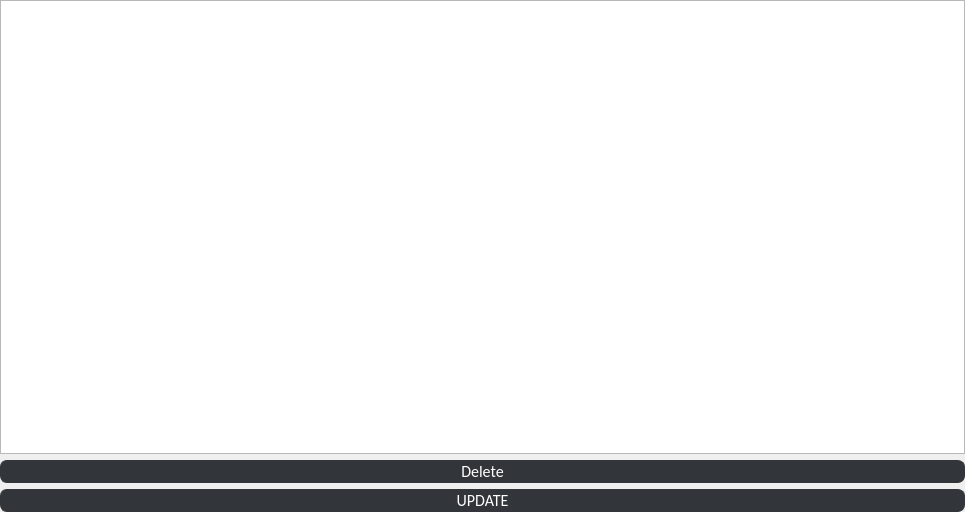
            <widget class="QWidget" name="ClientsArea">
             <property name="geometry">
              <rect>
               <x>0</x>
               <y>0</y>
               <width>965</width>
               <height>512</height>
              </rect>
             </property>
             <layout class="QVBoxLayout" name="ClientVerticalLayout">
              <property name="leftMargin">
               <number>0</number>
              </property>
              <property name="topMargin">
               <number>0</number>
              </property>
              <property name="rightMargin">
               <number>0</number>
              </property>
              <property name="bottomMargin">
               <number>0</number>
              </property>
              <item>
               <widget class="QTableView" name="ClientTableView">
                <property name="styleSheet">
                 <string notr="true">color:rgb(255, 186, 74);</string>
                </property>
                <property name="selectionBehavior">
                 <enum>QAbstractItemView::SelectRows</enum>
                </property>
               </widget>
              </item>
              <item>
               <widget class="QPushButton" name="ClientDeleteButton">
                <property name="styleSheet">
                 <string notr="true">QPushButton
{
	background-color:rgb(50, 53, 57);
	border-style:solid;
	border-radius:7px;
	border-width:1px;
border-color: rgb(50, 53, 57);
	color:#ffffff;
	font-size:16px;
font-family:Calibri;
}

QPushButton:hover
{
	background-color: #00000000;
	border-color:red;
	/*color:rgb(30, 227, 0);*/
}

QPushButton:focus
{
	background-color:  red;
	border-color: red;
	color:rgb(255, 255, 255);
}
</string>
                </property>
                <property name="text">
                 <string>Delete</string>
                </property>
               </widget>
              </item>
              <item>
               <widget class="QPushButton" name="ClientUpdateButton">
                <property name="styleSheet">
                 <string notr="true">QPushButton
{
	background-color:rgb(50, 53, 57);
	border-style:solid;
	border-radius:7px;
	border-width:1px;
border-color: rgb(50, 53, 57);
	color:#ffffff;
	font-size:16px;
font-family:Calibri;
}

QPushButton:hover
{
	background-color: #00000000;
	border-color: rgb(30, 227, 0);
	/*color:rgb(30, 227, 0);*/
}

QPushButton:focus
{
	background-color:  rgb(30, 227, 0);
	border-color: rgba(30, 227, 0,0);
	color:rgb(255, 255, 255);
}
</string>
                </property>
                <property name="text">
                 <string>UPDATE</string>
                </property>
               </widget>
              </item>
             </layout>
            </widget>
